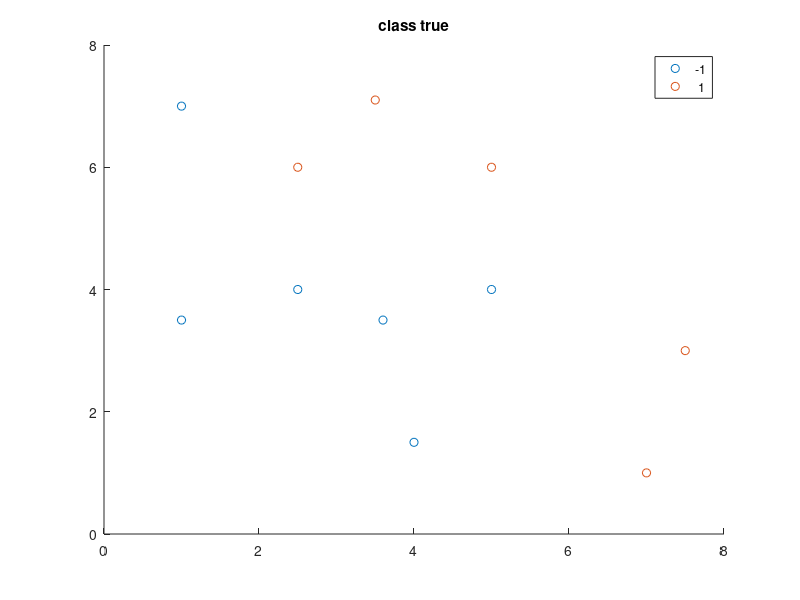

Here is the MATLAB script that generated this plot: (Note: this script raises an error after producing the figure.)
% test planar division classifier for boosting

%points
d1 = [1, 3.5;
    1,7;
    2.5,4;
    3.6,3.5;
    4,1.5;
    5,4];

d2 = [2.5,6;
    3.5,7.1;
    5,6;
    7,1;
    7.5,3];

labels = [ones(length(d1),1)*(-1); ones(length(d2),1)*1 ];
Data = [d1; d2];

%plot true class
scale = 1000;
figure
gscatter(Data(:,1), Data(:,2), labels)
axis([0 8 0 8])
title('class true')

%% rods adaboost

%Rods custom training method
RodTree = AdaBoostTrain(Data,labels,5,true);

%classify using the Tree
[Est,Value] = AdaBoostClassify(Data,RodTree);

figure
gscatter(Data(:,1), Data(:,2), Est)
title('class estimate')

labels
Est
Value


%% now rand data

nn = 100;

mu1 = [ 1,2];
mu2 = [ 4,5];
sigma1 = [1, 0.1; 0.1 ,2.1];
sigma2 = [1, 0.1; 0.1 ,1.5];

data1 = mvnrnd(mu1,sigma1,nn);
data2 = mvnrnd(mu2,sigma2,nn);

Data = [data1;data2]; %2D data

labels = [ones(nn,1)*(-1); ones(nn,1)*1 ];

%plot true class
scale = 1000;
figure
gscatter(Data(:,1), Data(:,2), labels)
title('true class')

%% rods adaboost

rounds = 5;

%Rods custom training method
Tree = AdaBoostTrain(Data,labels,rounds,false);

%classify using the Tree
[Est,Value] = AdaBoostClassify(Data,Tree);

figure
gscatter(Data(:,1), Data(:,2), Est)
title('Est class')

corr = Est == labels;
acc = sum(corr)/length(corr)


%% Try it on circular data

theta = [0:0.01:pi/2]';
nn = length(theta);

r = 3.4;
x1 = [r*sin(theta) + randn(nn,1)*0.5, r*cos(theta) + randn(nn,1)*0.5];
x2 = [randn(nn,1),randn(nn,1)];

X = [x1;x2];
Labels = [ones(nn,1)*-1;ones(nn,1)*1];

figure
gscatter(X(:,1),X(:,2),Labels)

[Tree] = AdaBoostTrain(X,Labels,50,true);

[ClassEstimate,Value] = AdaBoostClassify(X,Tree);

figure
gscatter(X(:,1),X(:,2),ClassEstimate)
title('class est data')


